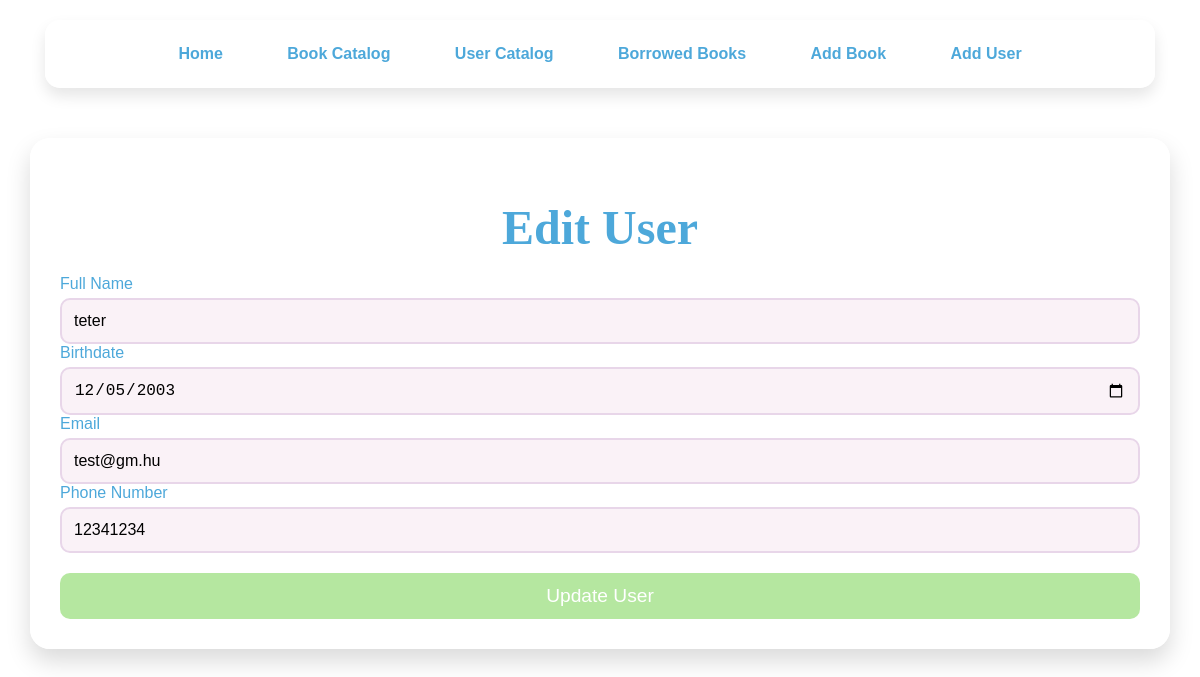
Page /edit_user/1 on the committed database.
### app/models.py (models this page shows, shortened)
class User(db.Model):
    id = db.Column(db.Integer, primary_key=True)
    name = db.Column(db.String(100), nullable=False)
    email = db.Column(db.String(100), nullable=False)
    phone_number = db.Column(db.String(20), nullable=True)
    birthdate = db.Column(db.Date, nullable=True)
    borrowed_books = relationship('Borrow', backref='user', cascade='all, delete-orphan')

### app/routes.py (the view, shortened to what this page needs)
@main.route('/edit_user/<int:user_id>', methods=['GET', 'POST'])
def edit_user(user_id):
    user = User.query.get_or_404(user_id)
    form = UserForm(obj=user)
    return render_template('edit_user.html', form=form, user=user)

### app/forms.py
class UserForm(FlaskForm):
    name = StringField('Full Name', validators=[DataRequired()])
    email = StringField('Email', validators=[DataRequired(), Email()])
    phone_number = StringField('Phone Number', validators=[DataRequired()])
    birthdate = DateField('Birthdate', validators=[DataRequired()], format='%Y-%m-%d')
    submit = SubmitField('Save User')

### app/templates/edit_user.html (shortened to what this page needs)
<!DOCTYPE html>
<html lang="en">
<head>
</head>
<body>
<nav>
    <a href="{{ url_for('main.home') }}"> Home</a>
    <a href="{{ url_for('main.catalog') }}"> Book Catalog</a>
    <a href="{{ url_for('main.users') }}"> User Catalog</a>
    <a href="{{ url_for('main.borrowed_books') }}"> Borrowed Books</a>
    <a href="{{ url_for('main.add_book') }}"> Add Book</a>
    <a href="{{ url_for('main.add_user') }}"> Add User</a>
</nav>
<div class="container">
    <h1>Edit User</h1>
    <div class="form-container">
        <form method="POST">
            {{ form.name.label }} {{ form.name() }}<br>
            {{ form.birthdate.label }} {{ form.birthdate() }}<br>
            {{ form.email.label }} {{ form.email() }}<br>
            {{ form.phone_number.label }} {{ form.phone_number() }}<br>
            <button type="submit">Update User</button>
        </form>
    </div>
</div>
</body>
</html>

### rows in the picture
User: name "teter", birthdate "12/05/2003", email "test@gm.hu", phone_number "12341234"
